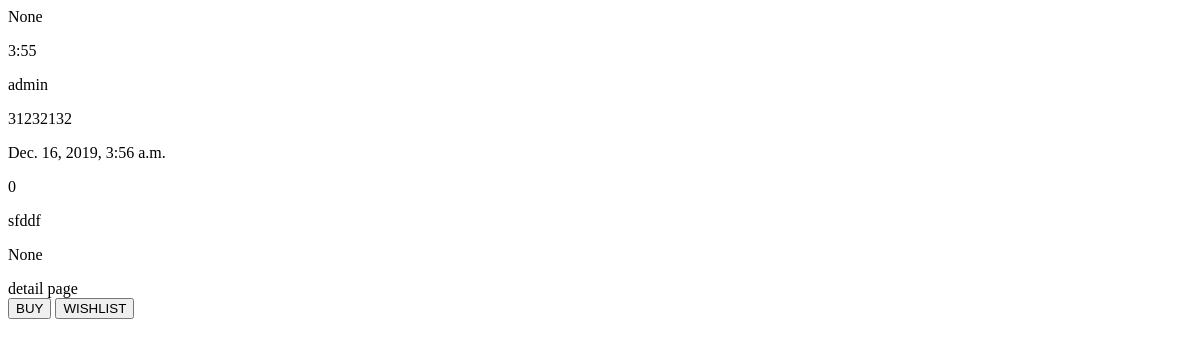
Before: /detail/12/ (signed in) with the older database file.
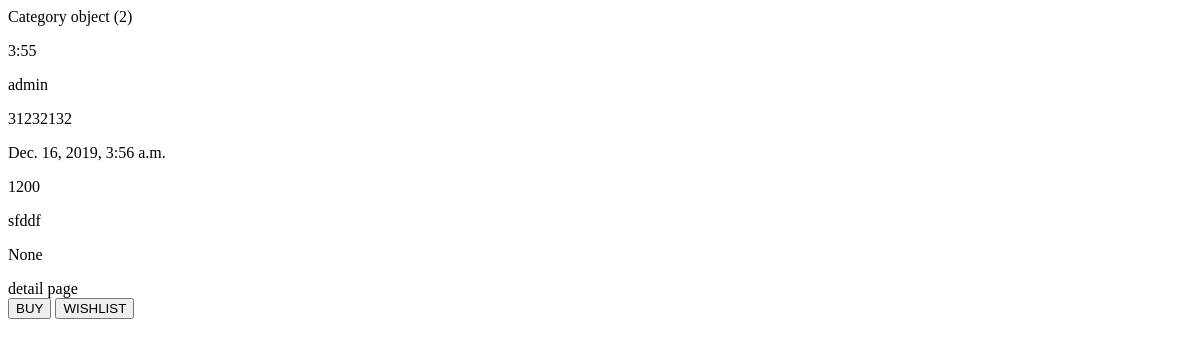
After: the same page with the newer database file.
### home/models.py (models this page shows)
class Product(models.Model):
	SELLTYPES = (('F', 'Flea'), ('A', 'Auction'))
	selltype = models.CharField(max_length=1, default='F', choices=SELLTYPES)
	STATUSTYPES = (('S', 'Sold'), ('E', 'Expired'), ('R', 'Running')) # 팔림, 안팔림, 현재진행형
	statustype = models.CharField(max_length=1, default='R', choices=STATUSTYPES)
	EXPIREDATE = (('3', '3 Days'), ('7', '7 days'), ('0', '30 days'))
	expirechoice = models.CharField(max_length=1, default='3', choices=EXPIREDATE)
	expire = models.DateTimeField(default=timezone.now() + timedelta(days=3))
	highest_price = models.IntegerField(default=0) # auction이더라도 천장 가격 내면 바로 살 수 있게 하자
	basic_price =  models.IntegerField(default=0) #옥션이라도 최저가 쓰게 하자
	current_price = models.IntegerField(default=0) # 마지막 가격이기도 하지
	buyer = models.ForeignKey(User, on_delete=models.SET_NULL, related_name='buyer', null=True)
	seller = models.ForeignKey(User, on_delete=models.CASCADE, related_name='seller')
	pid = models.AutoField(primary_key=True)
	name = models.CharField(max_length=300)
	place = models.CharField(max_length=300)
	photo = models.ImageField(blank=True, null=True) #https://wayhome25.github.io/django/2017/05/10/media-file/
	category = models.ForeignKey(Category, on_delete=models.SET_NULL, null=True)
	explanation = models.CharField(max_length=1000, null=True) # string field 같은 게 있었나?? 찾아보기

class User(models.Model): # seller buyer 구분하지 말고 걍 둘다 가능하게 해
	rating = models.IntegerField(default=0)
	userid = models.CharField(max_length=20, primary_key=True)
	pw = models.CharField(max_length=20) # min length  같은 건 js 단에서 처리하기
	username = models.CharField(max_length=100)
	phone = models.CharField(max_length=30)

class Category(models.Model):
	name = models.CharField(max_length=30)

### home/views.py (the view)
# urls.py: path('detail/<pid>/', views.detail, name='detail'),
def detail(request, pid):
	try:
		product = Product.objects.get(pid=pid)
	except:
		return redirect('/')
	if product.expire < timezone.now() or product.buyer != None:
		return redirect('/')
	if product.selltype == 'F':
		return market_detail(request, pid)
	else:
		return auction_detail(request, pid)

### home/views.py (called while the page is built, shortened)
def market_detail(request, pid):
	msg=''
	userid = request.session.get('userid', False)
	try:
		product = Product.objects.get(pid=pid)
	except:
		return redirect('/')
	if product.expire < timezone.now() or product.buyer != None:
		return redirect('/')
	if userid == False : # 로그인 안되어있으면
		return redirect('/login')
	form = MarketPurchaseForm()
	return render(request, 'home/market_detail.html', {'product':product,
	'form':form, 'msg':msg})

### home/templates/home/market_detail.html (shortened to what this page needs)
<html>
	<head>
	</head>
	<body>
		<p>{{product.category}}</p>
		<p>{{product.name}}</p>
		<p>{{product.seller.username}}</p>
		<p>{{product.seller.phone}}</p>
		<p>{{product.expire}}</p>
		<p>{{product.current_price}}</p>
		<p>{{product.place}}</p>
		<p>{{product.explanation}}</p>
		detail page
		<form action="" method="POST">
			<button type="submit" name="buy">BUY</button>
			<button type="submit" name="wish">WISHLIST</button>
		</form>
	</body>
</html>

Changed rows visible on the page:
changed Product "sfddf": category "None" → "Category object (2)"; current_price "0" → "1200"
